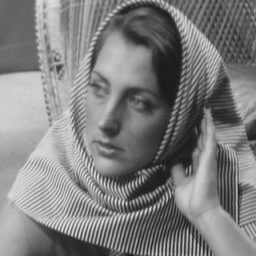
%> input picture 5/assignment5_DFT/4/data/barbara256.png, 256 x 256 px
$ octave myMainScript.m   (GNU Octave 9; MATLAB toolbox functions it lacks are replaced by stand-ins)
%> lines starting %> are read from the running program, lines starting %| are printed output that depends on the picture; in (x1, y1, x2, y2) boxes, pixels count from 0 and x2, y2 are one past the last pixel; in counts of white or black regions, pixels touching at a corner belong together; the program's own positions count from 1
### 5/assignment5_DFT/4/code/ideal_low_pass_filter.m
function [ new_img, H ] = ideal_low_pass_filter( img, D )
%UNTITLED function to implement ideal low-pass filter
%   Detailed explanation goes here
    [l w] = size(img);
    padded_img = img;
    imgfft = fft2(padded_img);
    imgfft_shift = fftshift(imgfft);
    imgabs = log(abs(imgfft_shift)+1);

    H = zeros(size(imgfft));
       for u=1:l
           for v=1:w
               if((u-128)^2 + (v-128)^2 <= D^2)
                   H(u,v) = 1;
               end
           end
       end
    new_img = ifft2(ifftshift(imgfft_shift.*H));

    H = log(abs(H)+1);
end

% [23 lines of commented-out code are left out]

### 5/assignment5_DFT/4/code/gaussian_low_pass_filter.m
function [ new_img, H ] = gaussian_low_pass_filter(  img, D )
%UNTITLED2 function to implement gaussian low-pass filter
%   Detailed explanation goes here

    [l w] = size(img);
    padded_img = img;
    imgfft = fft2(padded_img);
    imgfft_shift = fftshift(imgfft);
    imgabs = log(abs(imgfft_shift)+1);

    H = zeros(size(imgfft));

    for u=1:l
       for v=1:w
           if((u-128)^2 + (v-128)^2 <= D^2)
               H(u,v) = exp(-((u-128)^2 + (v-128)^2)/(2*D^2));;
           end
       end
    end
    new_img = ifft2(ifftshift(imgfft_shift.*H));
    H = log(abs(H)+1);
end


% [23 lines of commented-out code are left out]

### 5/assignment5_DFT/4/code/myMainScript.m
%% MyMainScript

tic;
clc;
clear;
%% Original Image
img = imread('../data/barbara256.png');
%> img is the input picture: size 256x256 uint8; min 23, max 231, mean 126.4
figure, imagesc(img), colormap(gray(256)), axis image, title('Original image');

%% Ideal low pass filter
D=40;
[new_img, H] = ideal_low_pass_filter(img, D);
%> in ideal_low_pass_filter, `imgabs = log(abs(imgfft_shift)+1);`:
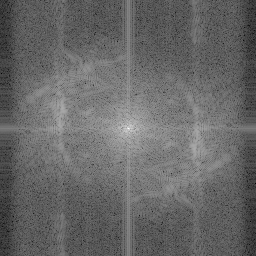
%> imgabs: size 256x256 double; min 1.08, max 15.93, mean 7.13; drawn with min black and max white
%> after the loop in ideal_low_pass_filter, `for u=1:l`:
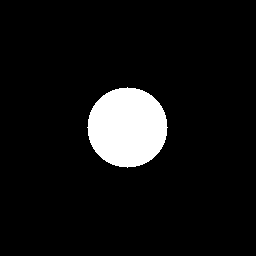
%> H: size 256x256 double; values 0 (black) and 1 (white), 7.7% white; 1 white region, box (x1, y1, x2, y2) and area: (87, 87, 168, 168) 5025
figure, imagesc(uint8(abs(new_img))), title('Ideal Low Pass Filter with D=40'), axis image,colormap(gray(256));
figure, imagesc(H, [min(min(H)) max(max(H))]); colormap(jet); colorbar, axis image, title('Ideal Filter with D=40');
%> after `title('Ideal Filter with D=40')`:
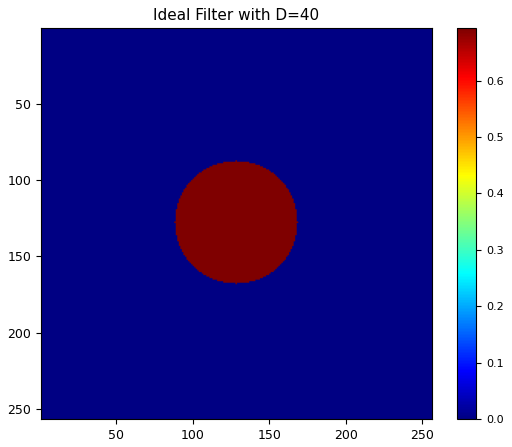
%> figure redrawn from the program's plot data

D=80;
[new_img, H] = ideal_low_pass_filter(img, D);
%> call 2 of ideal_low_pass_filter, with D = 80
%> after the loop in ideal_low_pass_filter (call 2), `for u=1:l`:
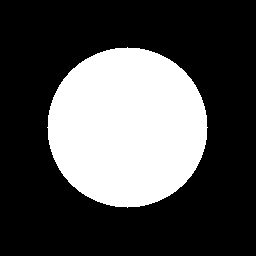
%> H: size 256x256 double; values 0 (black) and 1 (white), 30.6% white; 1 white region, box (x1, y1, x2, y2) and area: (47, 47, 208, 208) 20081
figure, imagesc(uint8(abs(new_img))), title('Ideal Low Pass Filter with D=80'), axis image, colormap(gray(256));
figure, imagesc(H, [min(min(H)) max(max(H))]); colormap(jet); colorbar, axis image, title('Ideal Filter with D=80');

%% Gaussian low pass filter
D=40;
[new_img, H] = gaussian_low_pass_filter(img, D);
%> after the loop in gaussian_low_pass_filter, `for u=1:l`:
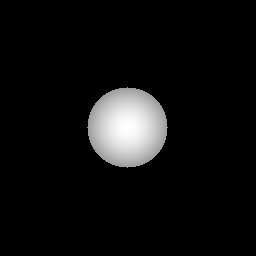
%> H: size 256x256 double; min 0, max 1, mean 0.0603
figure, imagesc(uint8(abs(new_img))), title('Gaussian Low Pass Filter with sigma = 40'), axis image, colormap(gray(256));
figure, imagesc(H, [min(min(H)) max(max(H))]); colormap(jet); axis image, colorbar, title('Gaussian Filter with Sigma = 40');

D=80;
[new_img, H] = gaussian_low_pass_filter(img, D);
%> call 2 of gaussian_low_pass_filter, with D = 80
%> after the loop in gaussian_low_pass_filter (call 2), `for u=1:l`:
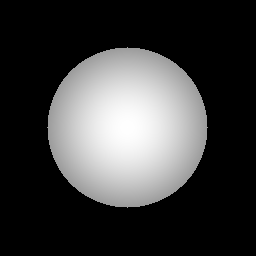
%> H: size 256x256 double; min 0, max 1, mean 0.241
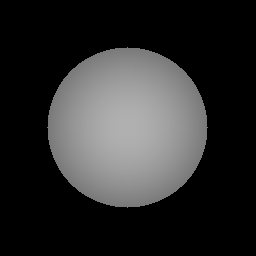
%> H: size 256x256 double; min 0, max 0.693, mean 0.177
figure, imagesc(uint8(abs(new_img))), title('Gaussian Low Pass Filter with sigma = 80'), axis image, colormap(gray(256));
figure, imagesc(H, [min(min(H)) max(max(H))]); colormap(jet); axis image, colorbar, title('Gaussian Filter with Sigma = 80');

toc;
